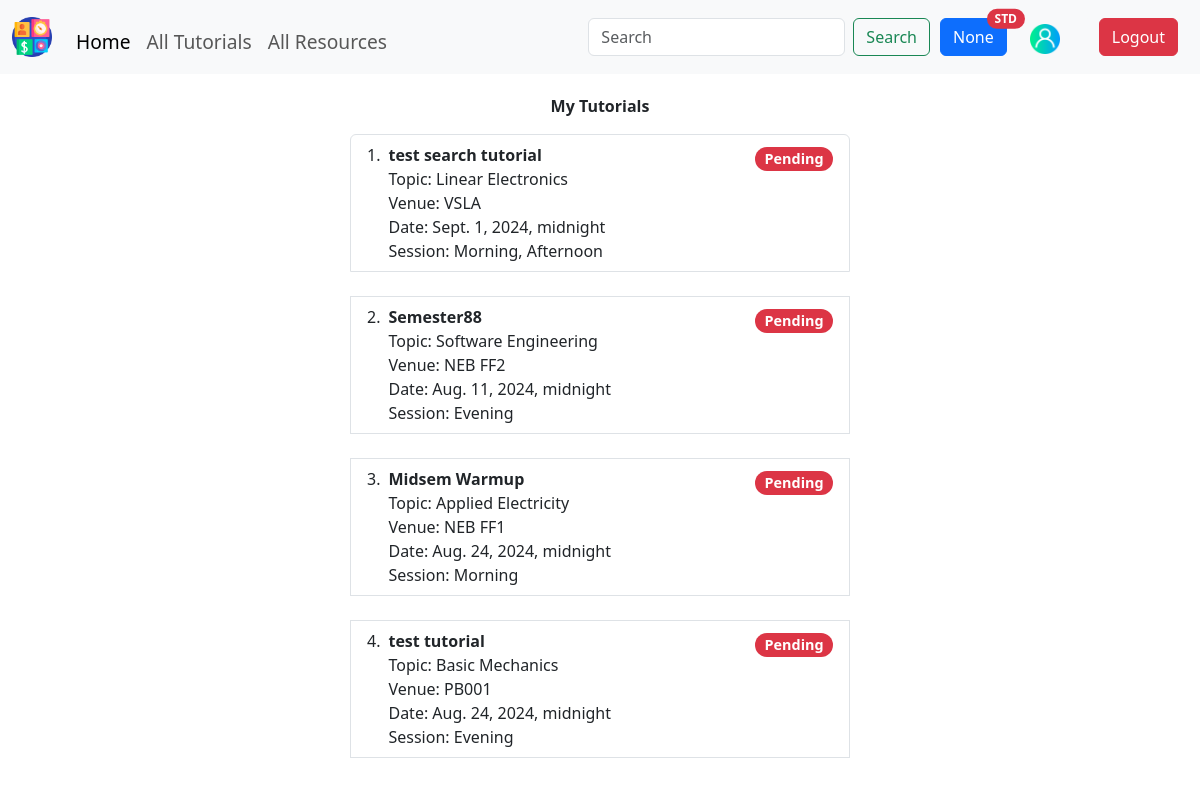
/ccg/tutorials/ (signed in), run on an earlier commit of the app's database.
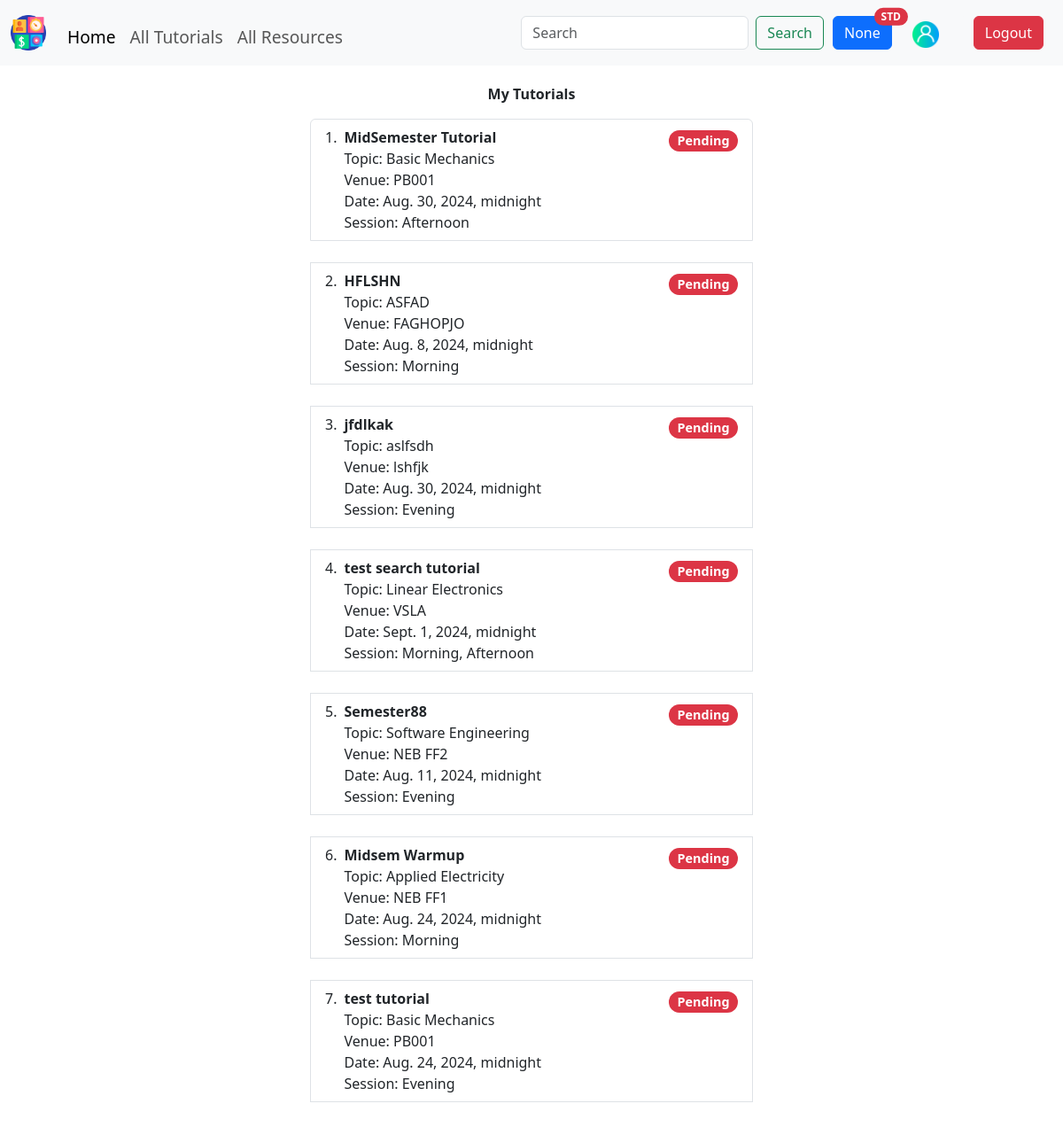
And on a later commit of the database.
### apps_resources/models.py (models this page shows, shortened)
class Tutorial(models.Model):
    user = models.ForeignKey(CustomUser, on_delete=models.CASCADE, null=True, blank=True)
    name = models.CharField(max_length=MAX_STR_LEN, null=True, blank=True, verbose_name="Name of Tutorial")
    programme = MultiSelectField(choices=[(prog, prog) for prog in PROGRAMME], max_length=200, max_choices=15, null=True, blank=True, verbose_name="Related Programmes")
    topic = models.CharField(max_length=MAX_STR_LEN, null=True, blank=True)
    session = MultiSelectField(choices=[(sess, sess) for sess in SESSION], max_length=200, max_choices=15, null=True, blank=True)
    mode = models.CharField(max_length=MAX_STR_LEN, choices=[(mode, mode) for mode in TUTORIAL_MODES], null=True, blank=True, verbose_name="Mode of meeting")
    link = models.URLField(null=True, blank=True, verbose_name="Link to meeting if Online/Virtual")
    venue = models.CharField(max_length=MAX_STR_LEN, null=True, blank=True)
    date_and_time = models.DateTimeField(null=True, blank=True)
    slug = models.SlugField(null=True, blank=True)
    created = models.DateTimeField(auto_now=True)
    updated = models.DateTimeField(auto_now_add=True)
    class Meta:
        ordering = ["-created", ]

### apps_resources/views.py (the view, shortened to what this page needs)
# urls.py: path('tutorials/', views.tutorials  , name='tutorials'),
@login_required(login_url='users:user_login')
def tutorials(request):
    user = request.user
    edit_profile_form = EditProfileForm(instance=user)
    tutorial_form = TutorialForm()
    student_tutorials = Tutorial.objects.all()
    resource_form = ResourceForm()
    tutorials = Tutorial.objects.filter(user=request.user)
    context = {'tutorials': tutorials, 'user_profile': edit_profile_form, 'tutorial_form': tutorial_form, 'resource_form': resource_form, 'student_tutorials': student_tutorials}
    return render(request, 'resources/tutorials.html', context)

### helper/forms.py
class EditProfileForm(forms.ModelForm):
    class Meta:
        model = CustomUser
        fields = ["first_name", "last_name", "email", "programme", "year"]

class TutorialForm(forms.ModelForm):
    class Meta:
        model = Tutorial
        fields = ["name", "programme", "topic", "session", "venue", "mode", "link", "date_and_time"]
        widgets = {
            'date_and_time': forms.DateInput(attrs={'type': 'date'}),
        }

### templates/resources/tutorials.html (shortened to what this page needs)
{% extends 'base.html' %}
{% load static %}
{% block content %}
<div style="
    display: flex;
    flex-direction: column;
    justify-content: center;
    align-items: center;
    margin-top: 20px;
    margin-bottom: 20px;
    ">
  <p style="font-weight: bold;">My Tutorials</p>
  {% if request.user.user_type == "Teaching Assistant" %}
  <ol class="list-group list-group-numbered">
    {% for tutorial in tutorials %}
    <li class="list-group-item d-flex justify-content-between align-items-start" style="width: 500px;">
      <div class="ms-2 me-auto">
        <div class="fw-bold">{{ tutorial.name }}</div>
        Topic: {{ tutorial.topic }}<br>
        Venue: {{ tutorial.venue }}<br>
        Date: {{ tutorial.date_and_time }}<br>
        Session: {{ tutorial.session }}
      </div>
      <a href="" style="font-size: larger;">
        <span class="badge text-bg-danger rounded-pill">Pending</span>
      </a>
    </li>
    <br>
    {% endfor %}
  </ol>
  {% else %}
  <ol class="list-group list-group-numbered">
    {% for tutorial in student_tutorials %}
    <li class="list-group-item d-flex justify-content-between align-items-start" style="width: 500px;">
      <div class="ms-2 me-auto">
        <div class="fw-bold">{{ tutorial.name }}</div>
        Topic: {{ tutorial.topic }}<br>
        Venue: {{ tutorial.venue }}<br>
        Date: {{ tutorial.date_and_time }}<br>
        Session: {{ tutorial.session }}
      </div>
      <a href="" style="font-size: larger;">
        <span class="badge text-bg-danger rounded-pill">Pending</span>
      </a>
    </li>
    <br>
    {% endfor %}
  </ol>
  {% endif %}
</div>
{% endblock content %}

What changed in the data, as far as the page shows it:
added Tutorial: name "MidSemester Tutorial", topic "Basic Mechanics", venue "PB001", date_and_time "Aug. 30, 2024, midnight", session "Afternoon"
added Tutorial: name "HFLSHN", topic "ASFAD", venue "FAGHOPJO", date_and_time "Aug. 8, 2024, midnight", session "Morning"
added Tutorial: name "jfdlkak", topic "aslfsdh", venue "lshfjk", date_and_time "Aug. 30, 2024, midnight", session "Evening"
